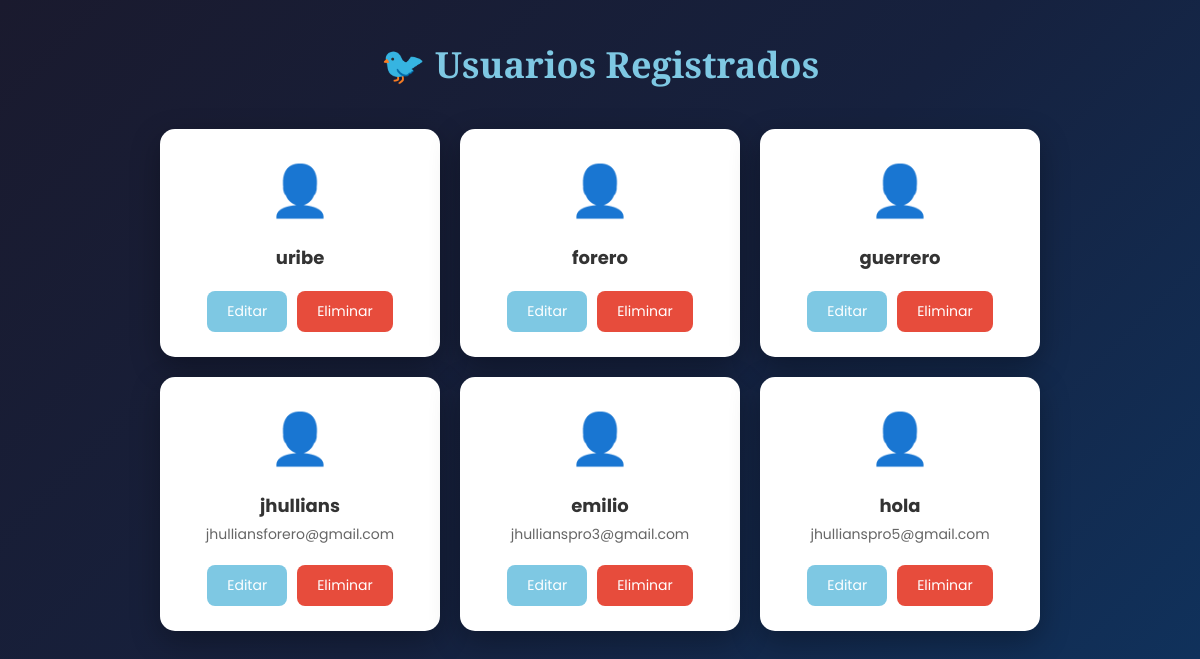
The app's page /usuarios/, older data.
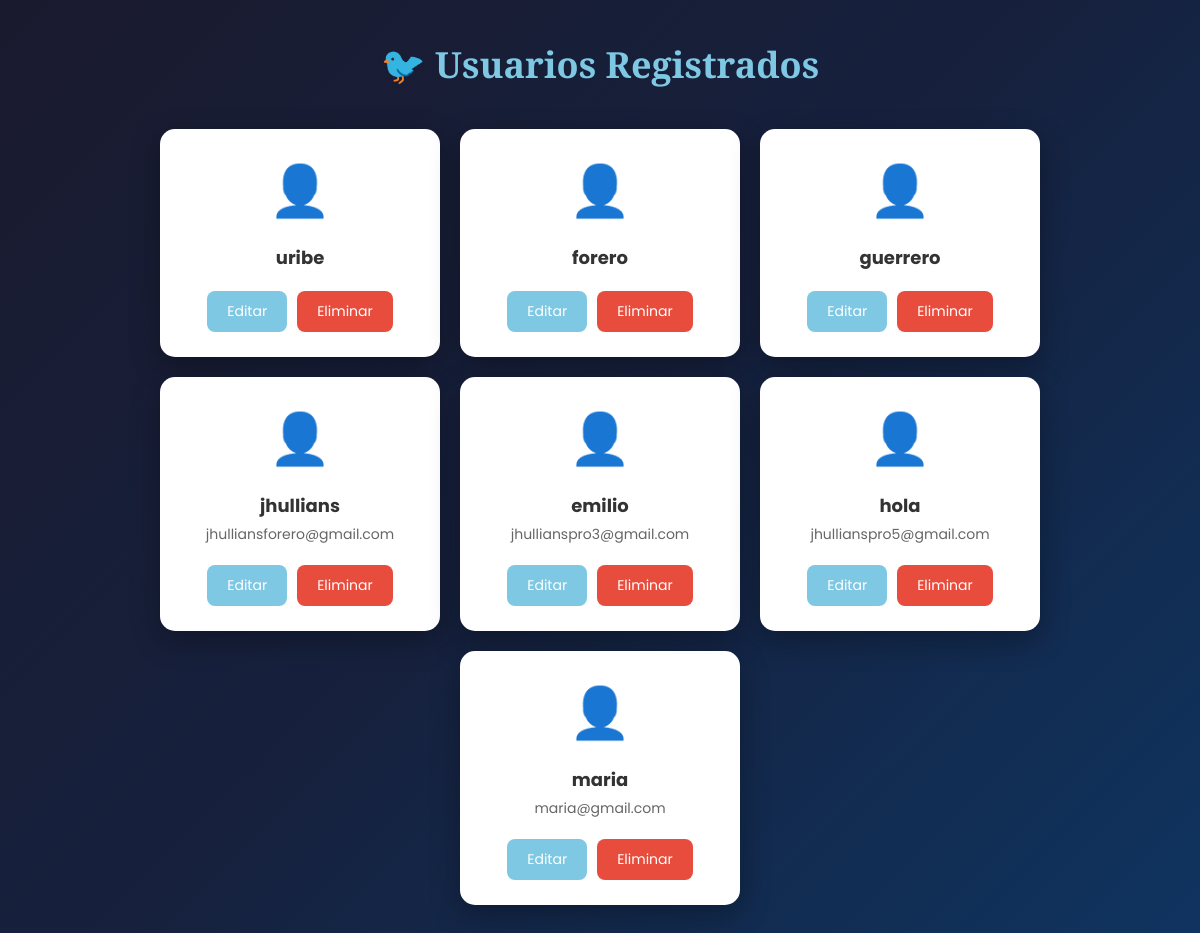
The same page, newer data.
### vistas/models.py (models this page shows, shortened)
class Practica(models.Model):
    username = models.CharField(max_length=150, unique=True)
    email = models.EmailField(max_length=150, default='')
    password = models.CharField(max_length=128)

### vistas/views.py (the view)
# urls.py: path('usuarios/', views.lista_usuarios, name="lista_usuarios"),
def lista_usuarios(request):
    usuarios = Practica.objects.all()
    info = {
        'usuarios': usuarios
    }
    return render(request, "lista_usuarios.html", info)

### vistas/templates/lista_usuarios.html (shortened to what this page needs)
<!DOCTYPE html>
<html lang="es">
<head>
</head>
<body>
    <div class="contenedor">
        <h1>🐦 Usuarios Registrados</h1>
        {% if usuarios %}
            <div class="usuarios-lista">
                {% for usuario in usuarios %}
                    <div class="usuario-card">
                        <div class="usuario-icono">👤</div>
                        <p><strong>{{ usuario.username }}</strong></p>
                        <p class="email">{{ usuario.email }}</p>
                        <div class="botones">
                            <a href="{% url 'editar_usuario' usuario.id %}" class="btn-actualizar">Editar</a>
                            <a href="{% url 'eliminar_usuario' usuario.id %}" class="btn-eliminar">Eliminar</a>
                        </div>
                    </div>
                {% endfor %}
            </div>
        {% else %}
            <p class="sin-usuarios">No hay usuarios registrados.</p>
        {% endif %}
    </div>
</body>
</html>

Row changes from the older to the newer data that the page shows:
added Practica: username "maria", email "maria@gmail.com"
